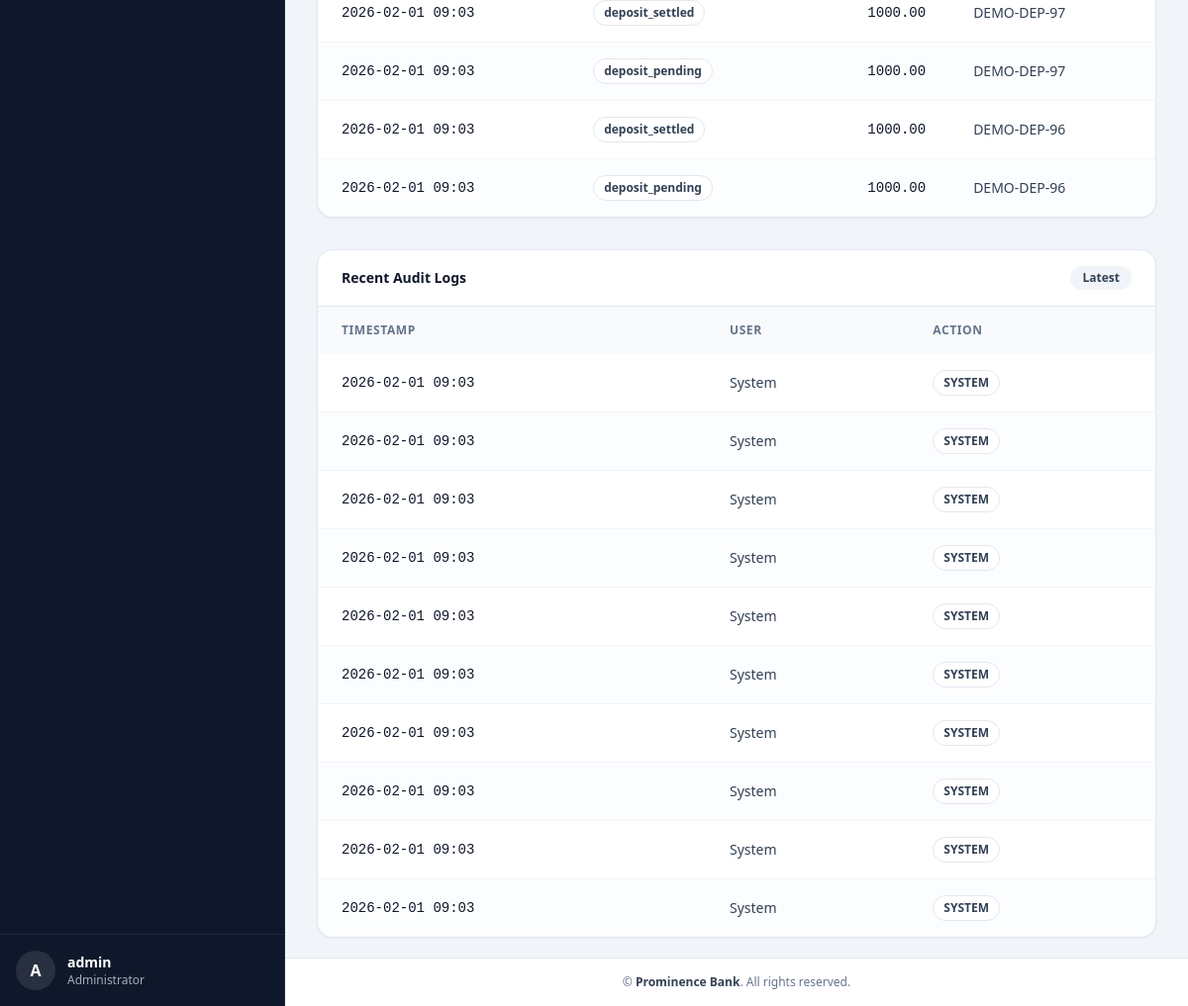
/backoffice/dashboard/ (signed in, lower part), run on an earlier commit of the app's database.
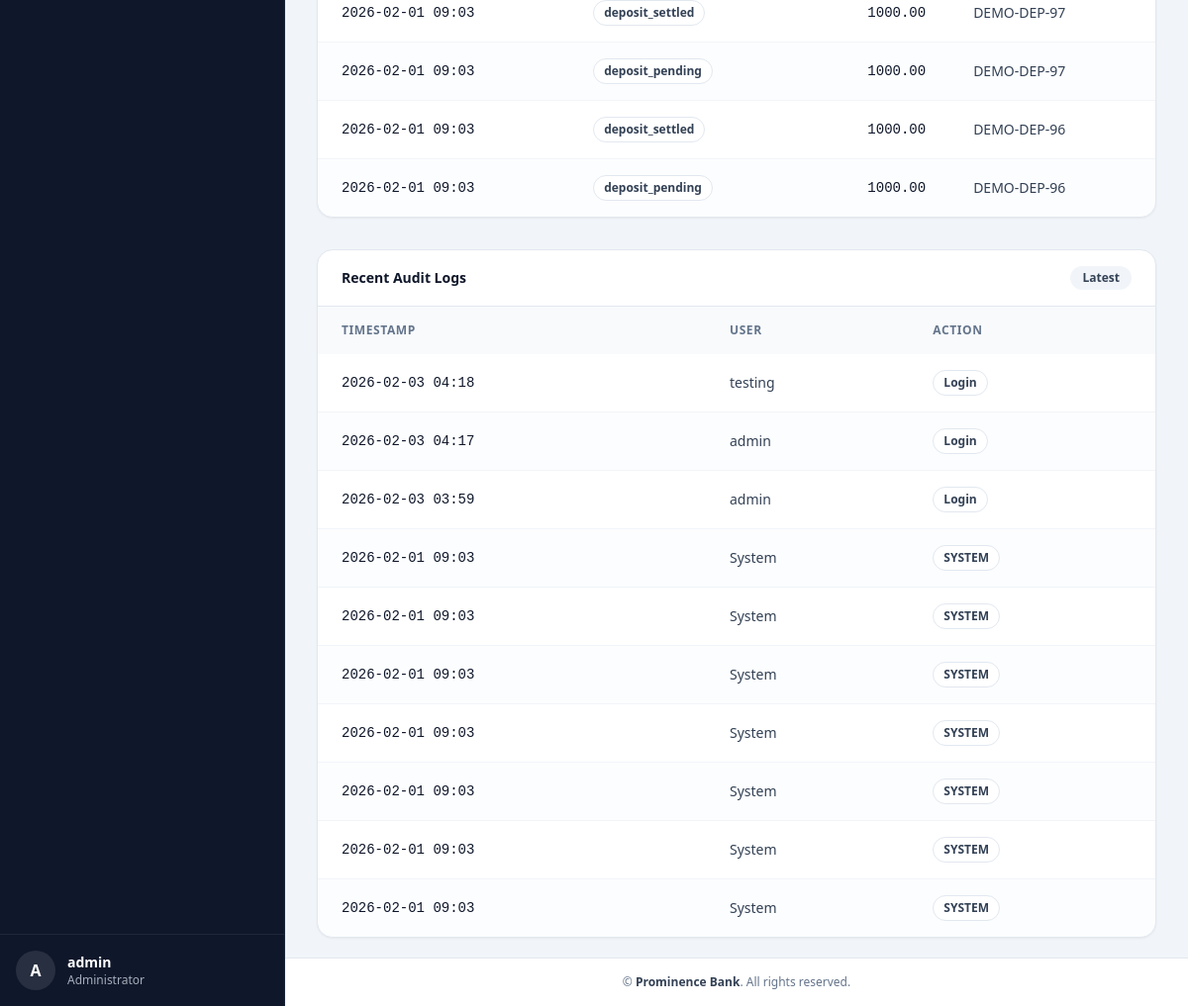
And on a later commit of the database.
### ledger/models.py (models this page shows, shortened)
class LedgerEntry(models.Model):
    ENTRY_TYPES = [
        ("deposit_pending", "Deposit (Pending)"),
        ("deposit_settled", "Deposit (Settled)"),
        ("transfer", "Transfer"),
        ("fee", "Fee"),
        ("adjustment", "Adjustment"),
    ]
    account = models.ForeignKey(
        Account,
        on_delete = models.CASCADE,
        related_name = 'ledger_entries'
    )
    amount = models.DecimalField(
        max_digits=18,
        decimal_places=2
    )
    entry_type = models.CharField(
        max_length=20,
        choices=ENTRY_TYPES
    )
    reference = models.CharField(
        max_length = 255,
        blank= True,
        null = True
    )
    created_at = models.DateTimeField(auto_now_add = True)
    class Meta:
        ordering = ['-created_at']

### audit/models.py (models this page shows, shortened)
class AuditLog(models.Model):
    ACTION_CHOICES = [
        ("LOGIN", "Login"),
        ("DEPOSIT_CREATE", "Deposit Created"),
        ("DEPOSIT_RELEASE", "Deposit Released"),
        ("WIRE_STATUS", "Wire Status Updated"),
        ("INSTRUMENT_CREATE", "Instrument Created"),
    ]
    user = models.ForeignKey(
        User,
        on_delete=models.SET_NULL,
        null=True,
        blank=True
    )
    action = models.CharField(max_length=50, choices=ACTION_CHOICES)
    description = models.TextField(blank=True)
    created_at = models.DateTimeField(auto_now_add=True)

### admin_panel/views.py (the view)
# urls.py: path("dashboard/", views.admin_dashboard, name="admin_dashboard"),
@staff_member_required
def admin_dashboard(request):
    context = {
        "total_customers": Account.objects.values("customer").distinct().count(),
        "total_accounts": Account.objects.count(),
        "total_available": Account.objects.aggregate(
            total=Sum("available_balance")
        )["total"] or 0,
        "total_held": Account.objects.aggregate(
            total=Sum("held_balance")
        )["total"] or 0,
        "pending_wires": ExternalWireRequest.objects.filter(
            status="PENDING"
        ).count(),
        "recent_ledger": LedgerEntry.objects.order_by("-created_at")[:10],
        "recent_audits": AuditLog.objects.order_by("-created_at")[:10],
    }
    return render(request, "admin/dashboard.html", context)

### templates/admin/dashboard.html (shortened to what this page needs)
{% extends "admin/base_admin.html" %}
{% block content %}
<div class="space-y-8">
  <div class="overflow-hidden rounded-2xl border border-slate-200 bg-white shadow-sm">
    <div class="hidden sm:block overflow-x-auto">
      <table class="min-w-full text-sm">
        <tbody class="divide-y divide-slate-100">
          {% for e in recent_ledger %}
          <tr class="{% cycle 'bg-white' 'bg-slate-50/40' %} hover:bg-slate-100/60 transition-colors">
            <td class="px-6 py-4 font-mono tabular-nums text-slate-900 whitespace-nowrap">
              {% if e.created_at %}{{ e.created_at|date:"Y-m-d H:i" }}{% else %}—{% endif %}
            </td>
            <td class="px-6 py-4">
              <span class="inline-flex items-center rounded-full border border-slate-200 bg-white px-2.5 py-1 text-xs font-semibold text-slate-700">
                {{ e.entry_type }}
              </span>
            </td>
            <td class="px-6 py-4 text-right font-mono tabular-nums text-slate-900 whitespace-nowrap">
              {{ e.amount }}
            </td>
            <td class="px-6 py-4 text-slate-700">
              <span class="break-words">{{ e.reference }}</span>
            </td>
          </tr>
          {% empty %}
          <tr>
            <td colspan="4" class="px-6 py-10 text-center text-sm text-slate-500">
              No recent financial activity.
            </td>
          </tr>
          {% endfor %}
        </tbody>
      </table>
    </div>
  </div>
  <div class="overflow-hidden rounded-2xl border border-slate-200 bg-white shadow-sm">
    <div class="border-b border-slate-200 px-4 py-3 sm:px-6 sm:py-4">
      <div class="flex items-center justify-between gap-3">
        <h2 class="text-sm font-semibold text-slate-900">Recent Audit Logs</h2>
        <span class="inline-flex items-center rounded-full bg-slate-100 px-3 py-1 text-xs font-semibold text-slate-700">
          Latest
        </span>
      </div>
    </div>
    <div class="hidden sm:block overflow-x-auto">
      <table class="min-w-full text-sm">
        <thead class="bg-slate-50">
          <tr class="text-left text-xs font-semibold uppercase tracking-wider text-slate-500">
            <th class="px-6 py-4">Timestamp</th>
            <th class="px-6 py-4">User</th>
            <th class="px-6 py-4">Action</th>
          </tr>
        </thead>
        <tbody class="divide-y divide-slate-100">
          {% for a in recent_audits %}
          <tr class="{% cycle 'bg-white' 'bg-slate-50/40' %} hover:bg-slate-100/60 transition-colors">
            <td class="px-6 py-4 font-mono tabular-nums text-slate-900 whitespace-nowrap">
              {% if a.created_at %}{{ a.created_at|date:"Y-m-d H:i" }}{% else %}—{% endif %}
            </td>
            <td class="px-6 py-4 text-slate-700">
              {{ a.user|default:"System" }}
            </td>
            <td class="px-6 py-4">
              <span class="inline-flex items-center rounded-full border border-slate-200 bg-white px-2.5 py-1 text-xs font-semibold text-slate-700">
                {{ a.get_action_display }}
              </span>
            </td>
          </tr>
          {% empty %}
          <tr>
            <td colspan="3" class="px-6 py-10 text-center text-sm text-slate-500">
              No recent audit logs.
            </td>
          </tr>
          {% endfor %}
        </tbody>
      </table>
    </div>
  </div>
</div>
{% endblock %}

What changed in the data, as far as the page shows it:
no longer on this page (row unchanged): AuditLog: created_at "2026-02-01 09:03", user "System", action "SYSTEM"
no longer on this page (row unchanged): AuditLog: created_at "2026-02-01 09:03", user "System", action "SYSTEM"
no longer on this page (row unchanged): AuditLog: created_at "2026-02-01 09:03", user "System", action "SYSTEM"
added AuditLog: created_at "2026-02-03 04:18", user "testing", action "Login"
added AuditLog: created_at "2026-02-03 04:17", user "admin", action "Login"
added AuditLog: created_at "2026-02-03 03:59", user "admin", action "Login"
